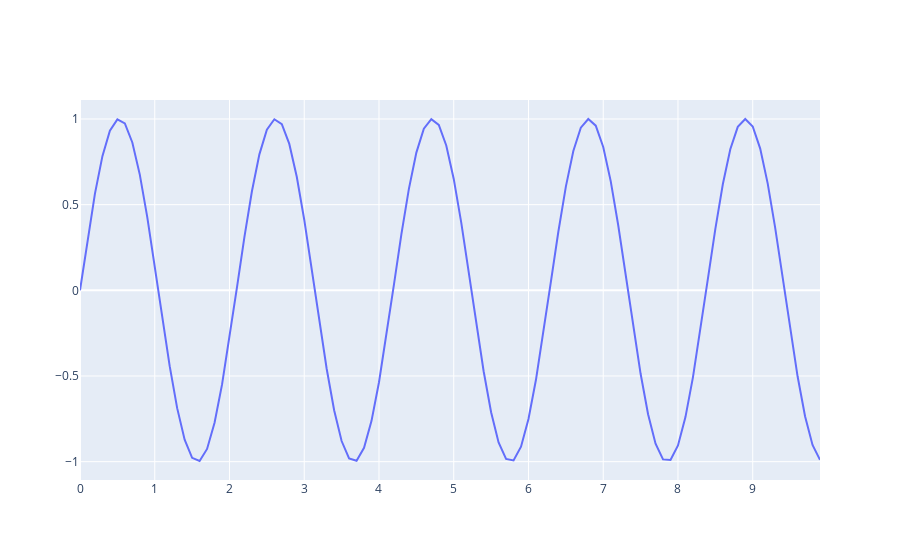

Notebook code for this chart:
### Markdown cell above
## Example 1 from https://plotly.com/python/sliders/

### Code cell
import plotly.graph_objects as go
from plotly.offline import iplot
import numpy as np

# Create figure
fig = go.Figure()

# Add traces, one for each slider step
for step in np.arange(0, 5, 1.0):
    fig.add_trace(
        go.Scatter(
            visible=False,
            x=np.arange(0, 10, 0.1),
            y=np.sin(step * np.arange(0, 10, 0.1))
))

# Make 3th trace visible
fig.data[3].visible = True

fig.show()
